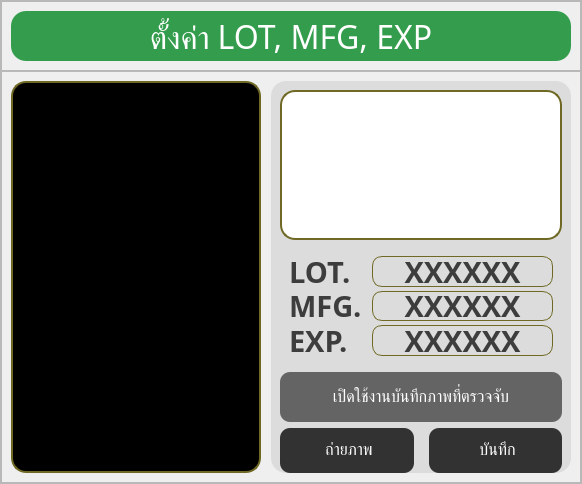
         <widget class="QWidget" name="lme_settings_page">
          <layout class="QVBoxLayout" name="verticalLayout_11">
           <property name="spacing">
            <number>0</number>
           </property>
           <property name="leftMargin">
            <number>0</number>
           </property>
           <property name="topMargin">
            <number>0</number>
           </property>
           <property name="rightMargin">
            <number>0</number>
           </property>
           <property name="bottomMargin">
            <number>0</number>
           </property>
           <item>
            <widget class="QFrame" name="setting_frame">
             <property name="frameShape">
              <enum>QFrame::Shape::StyledPanel</enum>
             </property>
             <property name="frameShadow">
              <enum>QFrame::Shadow::Raised</enum>
             </property>
             <layout class="QVBoxLayout" name="verticalLayout_37">
              <property name="spacing">
               <number>0</number>
              </property>
              <property name="leftMargin">
               <number>0</number>
              </property>
              <property name="topMargin">
               <number>0</number>
              </property>
              <property name="rightMargin">
               <number>0</number>
              </property>
              <property name="bottomMargin">
               <number>0</number>
              </property>
              <item>
               <widget class="QFrame" name="setting_title_frame">
                <property name="minimumSize">
                 <size>
                  <width>0</width>
                  <height>70</height>
                 </size>
                </property>
                <property name="maximumSize">
                 <size>
                  <width>16777215</width>
                  <height>70</height>
                 </size>
                </property>
                <property name="frameShape">
                 <enum>QFrame::Shape::StyledPanel</enum>
                </property>
                <property name="frameShadow">
                 <enum>QFrame::Shadow::Raised</enum>
                </property>
                <layout class="QHBoxLayout" name="horizontalLayout_18">
                 <item>
                  <widget class="QLabel" name="setting_title">
                   <property name="minimumSize">
                    <size>
                     <width>0</width>
                     <height>50</height>
                    </size>
                   </property>
                   <property name="maximumSize">
                    <size>
                     <width>16777215</width>
                     <height>50</height>
                    </size>
                   </property>
                   <property name="font">
                    <font>
                     <family>Kanit</family>
                     <pointsize>24</pointsize>
                    </font>
                   </property>
                   <property name="styleSheet">
                    <string notr="true">background-color: rgb(52, 157, 77);
color: rgb(255, 255, 255);
border-radius: 15px;</string>
                   </property>
                   <property name="text">
                    <string>ตั้งค่า LOT, MFG, EXP</string>
                   </property>
                   <property name="alignment">
                    <set>Qt::AlignmentFlag::AlignCenter</set>
                   </property>
                  </widget>
                 </item>
                </layout>
               </widget>
              </item>
              <item>
               <widget class="QFrame" name="weighingSettings_Frame">
                <property name="styleSheet">
                 <string notr="true">QLabel {
	color: rgb(60, 60, 60);
	border: none;
	margin: 0;
}</string>
                </property>
                <property name="frameShape">
                 <enum>QFrame::Shape::StyledPanel</enum>
                </property>
                <property name="frameShadow">
                 <enum>QFrame::Shadow::Raised</enum>
                </property>
                <layout class="QHBoxLayout" name="horizontalLayout_14">
                 <property name="spacing">
                  <number>10</number>
                 </property>
                 <item>
                  <widget class="QLabel" name="webcam_setting_monitor">
                   <property name="minimumSize">
                    <size>
                     <width>250</width>
                     <height>0</height>
                    </size>
                   </property>
                   <property name="maximumSize">
                    <size>
                     <width>16777215</width>
                     <height>16777215</height>
                    </size>
                   </property>
                   <property name="styleSheet">
                    <string notr="true">QLabel {
	border: solid;
	border-width: 2px;
	border-color: rgb(111, 105, 37);
	border-radius: 15px;
	padding: 10px;
	background-color: rgb(0, 0, 0);
}
</string>
                   </property>
                   <property name="text">
                    <string/>
                   </property>
                   <property name="pixmap">
                    <pixmap resource="resource.qrc">:/assets/icon/picture_default.png</pixmap>
                   </property>
                   <property name="scaledContents">
                    <bool>true</bool>
                   </property>
                  </widget>
                 </item>
                 <item>
                  <widget class="QWidget" name="set_widget" native="true">
                   <property name="minimumSize">
                    <size>
                     <width>300</width>
                     <height>0</height>
                    </size>
                   </property>
                   <property name="maximumSize">
                    <size>
                     <width>350</width>
                     <height>16777215</height>
                    </size>
                   </property>
                   <property name="styleSheet">
                    <string notr="true">QWidget {
	background-color: rgb(220, 220, 220);
	border-radius: 15px;
}</string>
                   </property>
                   <layout class="QVBoxLayout" name="verticalLayout_8">
                    <property name="spacing">
                     <number>6</number>
                    </property>
                    <property name="rightMargin">
                     <number>9</number>
                    </property>
                    <property name="bottomMargin">
                     <number>0</number>
                    </property>
                    <item>
                     <widget class="QLabel" name="webcam_setting_view">
                      <property name="minimumSize">
                       <size>
                        <width>120</width>
                        <height>150</height>
                       </size>
                      </property>
                      <property name="maximumSize">
                       <size>
                        <width>16777215</width>
                        <height>16777215</height>
                       </size>
                      </property>
                      <property name="styleSheet">
                       <string notr="true">QLabel {
	border: solid;
	border-width: 2px;
	border-color: rgb(111, 105, 37);
	border-radius: 15px;
	background-color: rgb(255, 255, 255);
	padding: 10px;
}
</string>
                      </property>
                      <property name="text">
                       <string/>
                      </property>
                      <property name="pixmap">
                       <pixmap resource="resource.qrc">:/assets/icon/picture_default.png</pixmap>
                      </property>
                      <property name="scaledContents">
                       <bool>true</bool>
                      </property>
                     </widget>
                    </item>
                    <item>
                     <widget class="QWidget" name="widget_7" native="true">
                      <property name="maximumSize">
                       <size>
                        <width>16777215</width>
                        <height>120</height>
                       </size>
                      </property>
                      <layout class="QFormLayout" name="formLayout">
                       <property name="horizontalSpacing">
                        <number>10</number>
                       </property>
                       <property name="verticalSpacing">
                        <number>4</number>
                       </property>
                       <property name="topMargin">
                        <number>10</number>
                       </property>
                       <property name="bottomMargin">
                        <number>10</number>
                       </property>
                       <item row="0" column="0">
                        <widget class="QLabel" name="lot_set_label">
                         <property name="maximumSize">
                          <size>
                           <width>85</width>
                           <height>16777215</height>
                          </size>
                         </property>
                         <property name="font">
                          <font>
                           <family>Kanit</family>
                           <pointsize>22</pointsize>
                           <bold>true</bold>
                          </font>
                         </property>
                         <property name="styleSheet">
                          <string notr="true">color: rgb(61, 61, 61);</string>
                         </property>
                         <property name="text">
                          <string>LOT.</string>
                         </property>
                         <property name="alignment">
                          <set>Qt::AlignmentFlag::AlignLeading|Qt::AlignmentFlag::AlignLeft|Qt::AlignmentFlag::AlignVCenter</set>
                         </property>
                        </widget>
                       </item>
                       <item row="0" column="1">
                        <widget class="QPushButton" name="lot_set">
                         <property name="font">
                          <font>
                           <family>Kanit</family>
                           <pointsize>22</pointsize>
                           <bold>true</bold>
                          </font>
                         </property>
                         <property name="styleSheet">
                          <string notr="true">color: rgb(61, 61, 61);
border: solid;
border-width: 1px;
border-color: rgb(111, 105, 37);
border-radius: 10px;</string>
                         </property>
                         <property name="text">
                          <string>XXXXXX</string>
                         </property>
                        </widget>
                       </item>
                       <item row="1" column="0">
                        <widget class="QLabel" name="mfg_set_label">
                         <property name="minimumSize">
                          <size>
                           <width>50</width>
                           <height>0</height>
                          </size>
                         </property>
                         <property name="maximumSize">
                          <size>
                           <width>85</width>
                           <height>16777215</height>
                          </size>
                         </property>
                         <property name="font">
                          <font>
                           <family>Kanit</family>
                           <pointsize>22</pointsize>
                           <bold>true</bold>
                          </font>
                         </property>
                         <property name="styleSheet">
                          <string notr="true">color: rgb(61, 61, 61);</string>
                         </property>
                         <property name="text">
                          <string>MFG.</string>
                         </property>
                         <property name="alignment">
                          <set>Qt::AlignmentFlag::AlignLeading|Qt::AlignmentFlag::AlignLeft|Qt::AlignmentFlag::AlignVCenter</set>
                         </property>
                        </widget>
                       </item>
                       <item row="1" column="1">
                        <widget class="QPushButton" name="mfg_set">
                         <property name="font">
                          <font>
                           <family>Kanit</family>
                           <pointsize>22</pointsize>
                           <bold>true</bold>
                          </font>
                         </property>
                         <property name="styleSheet">
                          <string notr="true">color: rgb(61, 61, 61);
border: solid;
border-width: 1px;
border-color: rgb(111, 105, 37);
border-radius: 10px;</string>
                         </property>
                         <property name="text">
                          <string>XXXXXX</string>
                         </property>
                        </widget>
                       </item>
                       <item row="2" column="0">
                        <widget class="QLabel" name="exp_set_label">
                         <property name="maximumSize">
                          <size>
                           <width>85</width>
                           <height>16777215</height>
                          </size>
                         </property>
                         <property name="font">
                          <font>
                           <family>Kanit</family>
                           <pointsize>22</pointsize>
                           <bold>true</bold>
                          </font>
                         </property>
                         <property name="styleSheet">
                          <string notr="true">color: rgb(61, 61, 61);</string>
                         </property>
                         <property name="text">
                          <string>EXP.</string>
                         </property>
                         <property name="alignment">
                          <set>Qt::AlignmentFlag::AlignLeading|Qt::AlignmentFlag::AlignLeft|Qt::AlignmentFlag::AlignVCenter</set>
                         </property>
                        </widget>
                       </item>
                       <item row="2" column="1">
                        <widget class="QPushButton" name="exp_set">
                         <property name="font">
                          <font>
                           <family>Kanit</family>
                           <pointsize>22</pointsize>
                           <bold>true</bold>
                          </font>
                         </property>
                         <property name="styleSheet">
                          <string notr="true">color: rgb(61, 61, 61);
border: solid;
border-width: 1px;
border-color: rgb(111, 105, 37);
border-radius: 10px;</string>
                         </property>
                         <property name="text">
                          <string>XXXXXX</string>
                         </property>
                        </widget>
                       </item>
                      </layout>
                     </widget>
                    </item>
                    <item>
                     <widget class="QPushButton" name="save_images_detection">
                      <property name="maximumSize">
                       <size>
                        <width>16777215</width>
                        <height>50</height>
                       </size>
                      </property>
                      <property name="font">
                       <font>
                        <family>Kanit</family>
                        <pointsize>12</pointsize>
                       </font>
                      </property>
                      <property name="styleSheet">
                       <string notr="true">QPushButton {
	background-color: rgb(100, 100, 100);
	color: rgb(161, 161, 161);
	color: white;
	text-align: center;
	height: 30px;
	border: none;
	border-radius: 10px;
	padding: 15px;
}

QPushButton:checked {
	background-color: rgb(50, 50, 50);
}</string>
                      </property>
                      <property name="text">
                       <string>เปิดใช้งานบันทึกภาพที่ตรวจจับ</string>
                      </property>
                      <property name="icon">
                       <iconset resource="resource.qrc">
                        <normaloff>:/assets/icon/save-images.png</normaloff>:/assets/icon/save-images.png</iconset>
                      </property>
                      <property name="iconSize">
                       <size>
                        <width>40</width>
                        <height>40</height>
                       </size>
                      </property>
                      <property name="checkable">
                       <bool>true</bool>
                      </property>
                     </widget>
                    </item>
                    <item>
                     <widget class="QWidget" name="widget_3" native="true">
                      <property name="maximumSize">
                       <size>
                        <width>16777215</width>
                        <height>80</height>
                       </size>
                      </property>
                      <property name="styleSheet">
                       <string notr="true">QPushButton {
	background-color: rgb(50, 50, 50);
	color: rgb(255, 255, 255);
	border-radius: 10px;
}
QPushButton:pressed {
	background-color: rgb(100, 100, 100);
}
</string>
                      </property>
                      <layout class="QHBoxLayout" name="horizontalLayout_5">
                       <property name="spacing">
                        <number>15</number>
                       </property>
                       <property name="leftMargin">
                        <number>0</number>
                       </property>
                       <property name="topMargin">
                        <number>0</number>
                       </property>
                       <property name="rightMargin">
                        <number>0</number>
                       </property>
                       <property name="bottomMargin">
                        <number>0</number>
                       </property>
                       <item>
                        <widget class="QPushButton" name="capture_set">
                         <property name="minimumSize">
                          <size>
                           <width>0</width>
                           <height>45</height>
                          </size>
                         </property>
                         <property name="maximumSize">
                          <size>
                           <width>16777215</width>
                           <height>45</height>
                          </size>
                         </property>
                         <property name="font">
                          <font>
                           <family>Kanit</family>
                           <pointsize>12</pointsize>
                           <italic>false</italic>
                           <fontweight>Medium</fontweight>
                          </font>
                         </property>
                         <property name="styleSheet">
                          <string notr="true"/>
                         </property>
                         <property name="text">
                          <string> ถ่ายภาพ</string>
                         </property>
                         <property name="icon">
                          <iconset resource="resource.qrc">
                           <normaloff>:/assets/icon/camera.png</normaloff>:/assets/icon/camera.png</iconset>
                         </property>
                         <property name="iconSize">
                          <size>
                           <width>40</width>
                           <height>40</height>
                          </size>
                         </property>
                        </widget>
                       </item>
                       <item>
                        <widget class="QPushButton" name="save_set">
                         <property name="minimumSize">
                          <size>
                           <width>0</width>
                           <height>45</height>
                          </size>
                         </property>
                         <property name="maximumSize">
                          <size>
                           <width>16777215</width>
                           <height>45</height>
                          </size>
                         </property>
                         <property name="font">
                          <font>
                           <family>Kanit</family>
                           <pointsize>12</pointsize>
                           <italic>false</italic>
                           <fontweight>Medium</fontweight>
                          </font>
                         </property>
                         <property name="styleSheet">
                          <string notr="true"/>
                         </property>
                         <property name="text">
                          <string> บันทึก</string>
                         </property>
                         <property name="icon">
                          <iconset resource="resource.qrc">
                           <normaloff>:/assets/icon/save.png</normaloff>:/assets/icon/save.png</iconset>
                         </property>
                         <property name="iconSize">
                          <size>
                           <width>30</width>
                           <height>30</height>
                          </size>
                         </property>
                        </widget>
                       </item>
                      </layout>
                     </widget>
                    </item>
                   </layout>
                  </widget>
                 </item>
                </layout>
               </widget>
              </item>
             </layout>
            </widget>
           </item>
          </layout>
         </widget>
